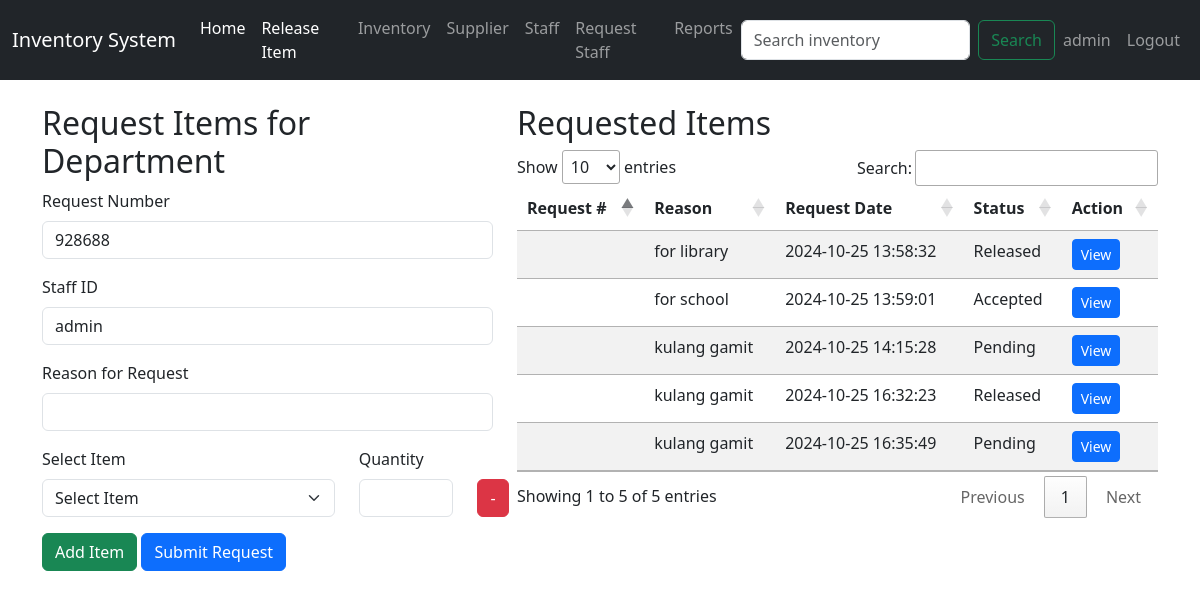
The page /staff_dashboard.php (signed in) on the database its author committed.
### tables this page shows
CREATE TABLE `requests_table`  (
  `request_id` int NOT NULL AUTO_INCREMENT,
  `staff_id` varchar(50) NULL DEFAULT NULL,
  `reason` text NULL,
  `request_date` timestamp NOT NULL DEFAULT current_timestamp,
  `status` varchar(255) NULL DEFAULT NULL,
  `request_number` varchar(255) NULL DEFAULT NULL,
  PRIMARY KEY (`request_id`) USING BTREE
);

### staff_dashboard.php (the view, shortened to what this page needs)
<!DOCTYPE html>
<html lang="en">
<head>
    <link href="https://cdn.jsdelivr.net/npm/bootstrap@5.3.0-alpha1/dist/css/bootstrap.min.css" rel="stylesheet">
    <link rel="stylesheet" href="https://cdn.datatables.net/1.11.5/css/jquery.dataTables.min.css">
</head>
<body>
    <?php include("navigation.php"); ?>
    <?php include('db_connection.php');
        $staff_id = $_SESSION['staff_id'];
    ?>
    <div class="container mt-4">
        <div class="row">
            <div class="col-md-5">
                <h2>Request Items for Department</h2>
                <form action="" method="POST">
                <div class="mb-3">
    <label for="request_number" class="form-label">Request Number</label>
    <input type="text" id="request_number" name="request_number" value="" class="form-control" readonly>
</div>
                    <div class="mb-3">
                        <label for="staffId" class="form-label">Staff ID</label>
                        <input type="text" id="staff_id" name="staff_id" value="<?php echo htmlspecialchars($staff_id); ?>" class="form-control" readonly>
                    </div>
                    <div class="mb-3">
                        <label for="reason" class="form-label">Reason for Request</label>
                        <input type="text" class="form-control" name="reason" id="reason" required>
                    </div>
                    <div id="itemContainer">
                        <div class="row mb-3 item-row">
                            <div class="col-8">
                                <label for="items" class="form-label">Select Item</label>
                                <select class="form-select" name="items[]" required>
                                    <option value="">Select Item</option>
                                </select>
                            </div>
                            <div class="col-3">
                                <label for="quantity" class="form-label">Quantity</label>
                                <input type="number" class="form-control" name="quantities[]" min="1" required>
                            </div>
                            <div class="col-1 d-flex align-items-end">
                                <button type="button" class="btn btn-danger remove-item">-</button>
                            </div>
                        </div>
                    </div>
                    <button type="button" class="btn btn-success" id="addItem">Add Item</button>
                    <button type="submit" class="btn btn-primary">Submit Request</button>
                </form>
            </div>
            <div class="col-md-7">
                <h2>Requested Items</h2>
                <table class="table table-striped" id="requestedItemsTable">
                    <thead class="thead-dark">
                        <tr>
                            <th scope="col">Request #</th>
                            <th scope="col">Reason</th>
                            <th scope="col">Request Date</th>
                            <th scope="col">Status</th>
                            <th scope="col">Action</th>
                        </tr>
                    </thead>
                    <tbody>
                    <?php
                    $sqlRequestedItems = "
                        SELECT * FROM requests_table WHERE staff_id = '$staff_id'";
                    $resultRequestedItems = $conn->query($sqlRequestedItems);
                    if ($resultRequestedItems->num_rows > 0) {
                        while ($row = $resultRequestedItems->fetch_assoc()) {
                            echo "<tr>";
                            echo "<td>" . htmlspecialchars($row['request_number']) . "</td>";
                            echo "<td>" . htmlspecialchars($row['reason']) . "</td>";
                            echo "<td>" . htmlspecialchars($row['request_date']) . "</td>";
                            echo "<td>" . htmlspecialchars($row['status']) . "</td>";
                            echo "<td>
                                <button class='btn btn-primary btn-sm view-btn' data-id='" . htmlspecialchars($row['request_id']) . "'>View</button>
                              </td>";
                            echo "</tr>";
                        }
                    } else {
                        echo "<tr><td colspan='5'>No items requested yet</td></tr>";
                    }
                    ?>
                    </tbody>
                </table>
            </div>
        </div>
    </div>
</body>
</html>

### rows shown on the page
requests_table: reason "for library", request_date "2024-10-25 13:58:32", status "Released"
requests_table: reason "for school", request_date "2024-10-25 13:59:01", status "Accepted"
requests_table: reason "kulang gamit", request_date "2024-10-25 14:15:28", status "Pending"
requests_table: reason "kulang gamit", request_date "2024-10-25 16:32:23", status "Released"
requests_table: reason "kulang gamit", request_date "2024-10-25 16:35:49", status "Pending"

### other values the page prints
$username "admin"
